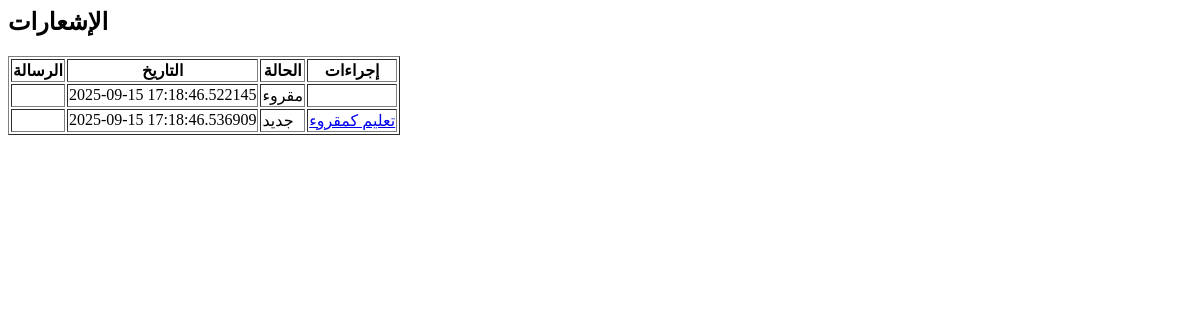
/notifications, run on an earlier commit of the app's database.
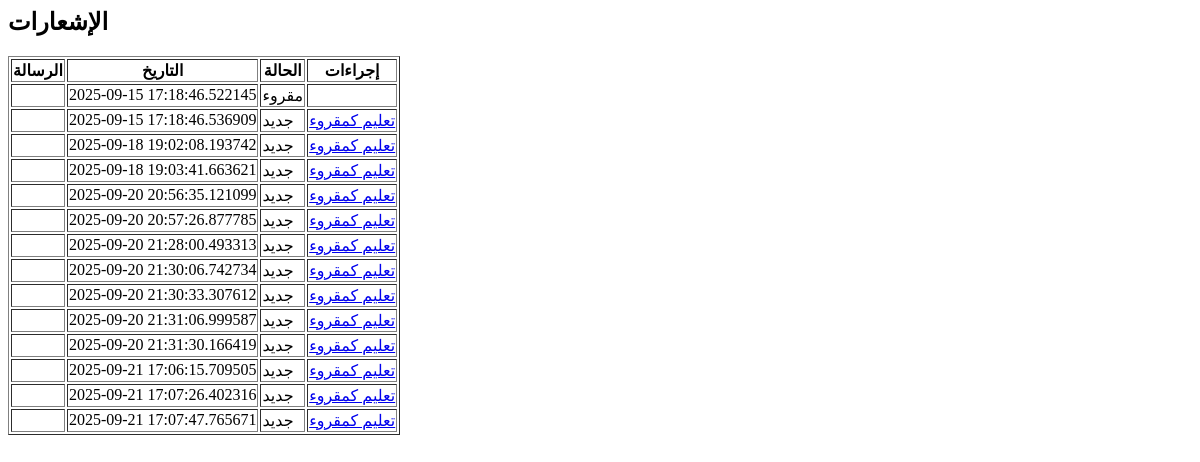
And on a later commit of the database.
### models.py (models this page shows)
class Notification(db.Model):
    id = db.Column(db.Integer, primary_key=True)
    user_id = db.Column(db.Integer, db.ForeignKey('user.id'), nullable=True)
    company_id = db.Column(db.Integer, db.ForeignKey('company.id'), nullable=True)
    title = db.Column(db.String(200))
    body = db.Column(db.String(500))
    is_read = db.Column(db.Boolean, default=False)
    created_at = db.Column(db.DateTime, default=datetime.utcnow)

### app.py (the view)
@app.route('/notifications')
def notifications():
    user_id = session.get("user_id")
    company_id = session.get("company_id")
    notifications = Notification.query.filter(
        (Notification.user_id==user_id) | (Notification.company_id==company_id)
    ).all()
    return render_template('notifications.html', notifications=notifications)

### templates/notifications.html
<h2>الإشعارات</h2>
<table border="1">
    <tr>
        <th>الرسالة</th>
        <th>التاريخ</th>
        <th>الحالة</th>
        <th>إجراءات</th>
    </tr>
    {% for notif in notifications %}
    <tr>
        <td>{{ notif.message }}</td>
        <td>{{ notif.created_at }}</td>
        <td>{{ 'مقروء' if notif.is_read else 'جديد' }}</td>
        <td>
            {% if not notif.is_read %}
            <a href="{{ url_for('mark_notification_read', notification_id=notif.id) }}">تعليم كمقروء</a>
            {% endif %}
        </td>
    </tr>
    {% endfor %}
</table>

What changed in the data, as far as the page shows it:
added Notification: created_at "2025-09-18 19:02:08.193742", is_read "جديد"
added Notification: created_at "2025-09-18 19:03:41.663621", is_read "جديد"
added Notification: created_at "2025-09-20 20:56:35.121099", is_read "جديد"
added Notification: created_at "2025-09-20 20:57:26.877785", is_read "جديد"
added Notification: created_at "2025-09-20 21:28:00.493313", is_read "جديد"
added Notification: created_at "2025-09-20 21:30:06.742734", is_read "جديد"
added Notification: created_at "2025-09-20 21:30:33.307612", is_read "جديد"
added Notification: created_at "2025-09-20 21:31:06.999587", is_read "جديد"
added Notification: created_at "2025-09-20 21:31:30.166419", is_read "جديد"
added Notification: created_at "2025-09-21 17:06:15.709505", is_read "جديد"
added Notification: created_at "2025-09-21 17:07:26.402316", is_read "جديد"
added Notification: created_at "2025-09-21 17:07:47.765671", is_read "جديد"
